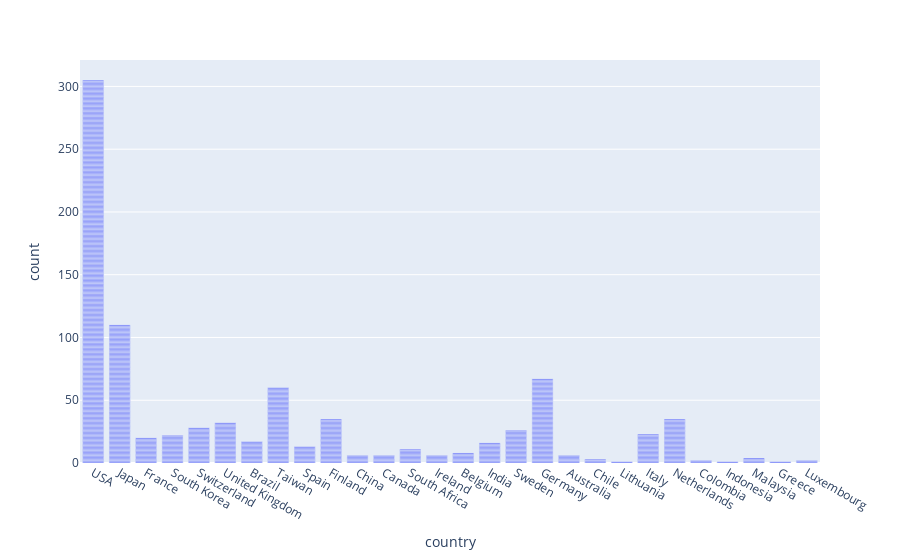

The cell this chart's notebook holds for it:
### Markdown cell above
- Create a plotly barchart of the country distribution for companies in our dataset.

### Code cell
# Create a plotly bar chart of the country distribution for companies in our dataset
px.bar(product_emissions_df, x="country")

### Figure 1 — Plotly figure (JSON) as saved in the notebook; plotly's stock layout.template omitted (floating-point values rounded to 4 significant figures; data arrays with more than 128 entries replaced by an {"elided": "..."} marker saying what was removed)
{"data": [{"alignmentgroup": "True", "hovertemplate": "country=%{x}<br>count=%{y}<extra></extra>", "legendgroup": "", "marker": {"color": "#636efa", "pattern": {"shape": ""}}, "name": "", "offsetgroup": "", "orientation": "v", "showlegend": false, "textposition": "auto", "type": "bar", "x": {"elided": "866 str values"}, "xaxis": "x", "y": {"elided": "866 int values"}, "yaxis": "y"}], "layout": {"barmode": "relative", "legend": {"tracegroupgap": 0}, "margin": {"t": 60}, "xaxis": {"anchor": "y", "domain": [0, 1], "title": {"text": "country"}}, "yaxis": {"anchor": "x", "domain": [0, 1], "title": {"text": "count"}}}}
